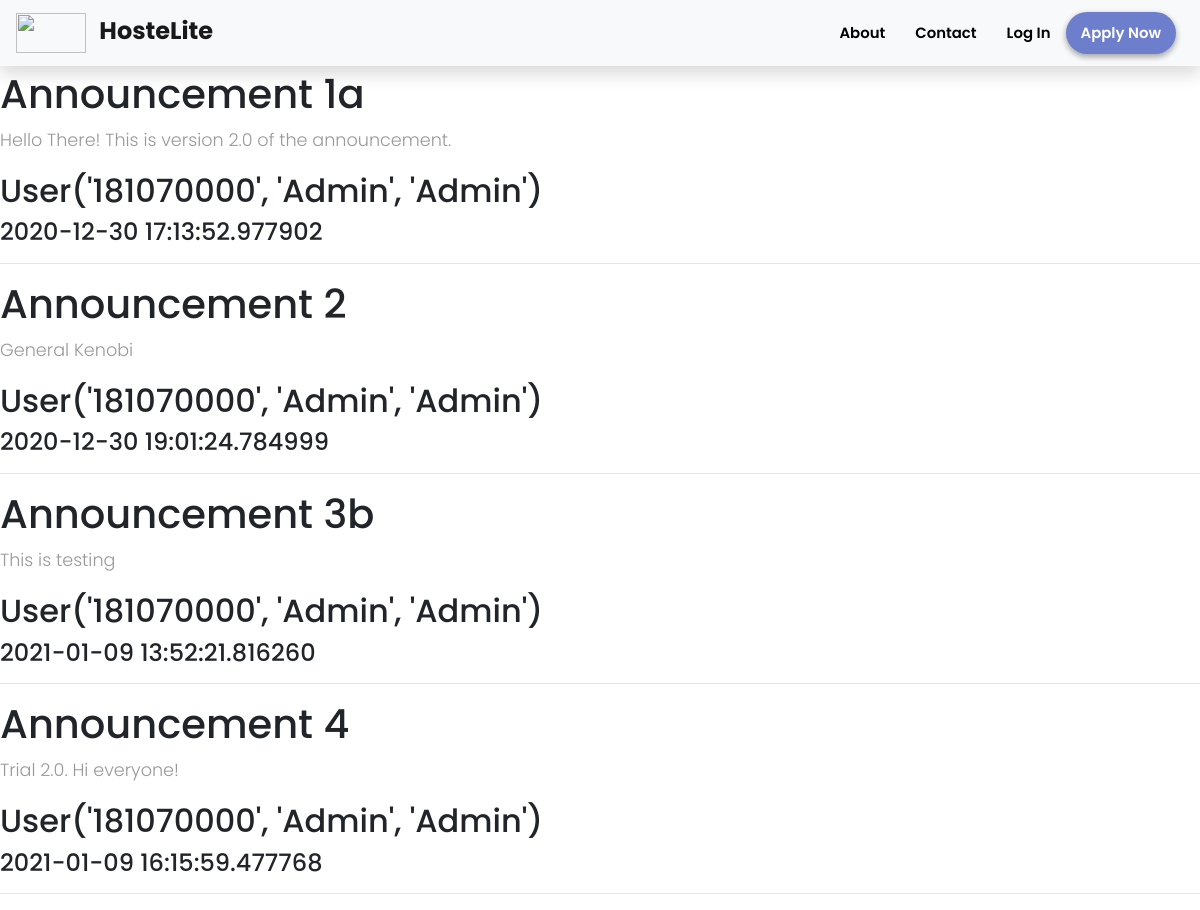
The page /home on the database its author committed.
### hostelmanagement/models.py (models this page shows, shortened)
class Announcement(db.Model):
    id = db.Column(db.Integer, primary_key=True)
    title = db.Column(db.String(100), nullable=False)
    date_posted = db.Column(db.DateTime, nullable=False, default=datetime.utcnow)
    content = db.Column(db.Text, nullable=False)
    user_id = db.Column(db.Integer, db.ForeignKey('user.id'), nullable=False)

class User(db.Model, UserMixin):
    id = db.Column(db.Integer, primary_key=True)
    college_id = db.Column(db.String(9), unique=True, nullable=False)
    firstname = db.Column(db.String(20), nullable=False)
    lastname = db.Column(db.String(20), nullable=False)
    email = db.Column(db.String(120), unique=True, nullable=False)
    password = db.Column(db.String(60), nullable=False)
    phone = db.Column(db.String(10), unique=True, nullable=False)
    address = db.Column(db.Text, nullable=False)
    course = db.Column(db.String(20),nullable=True)
    department = db.Column(db.String(20), nullable=True)
    user_type = db.Column(db.Integer, nullable = False, default=1)
    room_no = db.Column(db.Integer, nullable = True)
    announcements = db.relationship('Announcement', backref='author', lazy=True)
    complaints = db.relationship('Complaint', backref='author', lazy=True)
    mess_menu = db.relationship('MessMenu', backref='author', lazy=True)
    courier = db.relationship('Courier', backref='user', lazy=True)
    exitentry = db.relationship('ExitEntry', backref='user', lazy=True)
    visitor = db.relationship('Visitor', backref='user', lazy=True)
    def __repr__(self):
        return f"User('{self.college_id}', '{self.firstname}', '{self.lastname}')"

### hostelmanagement/routes.py (the view)
@app.route("/home")
def home():
    announcements = Announcement.query.all()
    return render_template('home.html', announcements = announcements)

### hostelmanagement/templates/home.html
{% extends 'layout.html' %}
{% block content %}
    {% if announcements %}
        {% for announcement in announcements %}
            <h1>{{announcement.title}}</h1>
            <p>{{announcement.content}}</p>
            <h2>{{announcement.author}}</h2>
            <h4>{{announcement.date_posted}}</h4>
            <hr>
        {% endfor %}
    {% else %}
        <h3>No Announcements Yet!</h3>
    {% endif %}
{% endblock content %}

### hostelmanagement/static/style.css (style rules this page uses)
* { margin: 0; padding: 0; font-family: "Poppins", sans-serif; font-size: 16px; box-sizing: border-box; }
body { padding-top: 70px; overflow-x:hidden; scroll-behavior: smooth; }
p { font-family: 'Poppins', sans-serif; font-size: 1.1em; font-weight: 300; line-height: 1.7em; color: #999; }

### rows shown on the page
Announcement: title "Announcement 1a", content "Hello There! This is version 2.0 of the announcement.", author "User('181070000', 'Admin', 'Admin')", date_posted "2020-12-30 17:13:52.977902"
Announcement: title "Announcement 2", content "General Kenobi", author "User('181070000', 'Admin', 'Admin')", date_posted "2020-12-30 19:01:24.784999"
Announcement: title "Announcement 3b", content "This is testing", author "User('181070000', 'Admin', 'Admin')", date_posted "2021-01-09 13:52:21.816260"
Announcement: title "Announcement 4", content "Trial 2.0. Hi everyone!", author "User('181070000', 'Admin', 'Admin')", date_posted "2021-01-09 16:15:59.477768"
